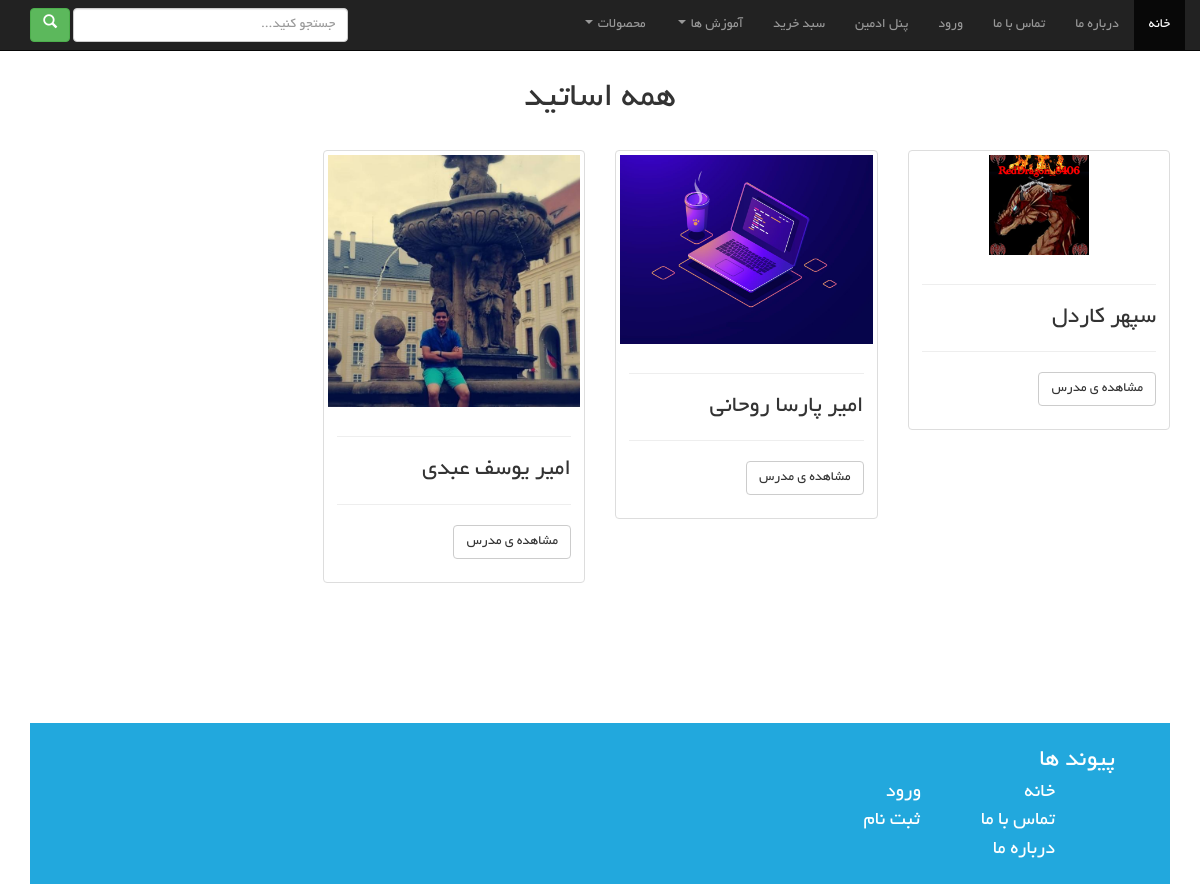
The app's page /masters (signed in) with its own data.
### masters/models.py (models this page shows, shortened)
class Master(models.Model):
    title = models.CharField(max_length=30)
    description = models.TextField()
    image = models.ImageField(upload_to='masters/',null=True,blank=True)

### masters/views.py (the view)
# urls.py: path('masters', master_list_view),
def master_list_view(request):
    products = Master.objects.all()
    title = "اساتید"
    context = {
        "object_list": products,
        "title": title,
    }
    return render(request, "masters/masters_list.html", context)

### masters/templates/masters/masters_list.html (shortened to what this page needs)
{% load static %}
<!DOCTYPE html>
<html lang="en">
<head>
    <link rel="stylesheet" href="https://maxcdn.bootstrapcdn.com/bootstrap/3.3.7/css/bootstrap.min.css">
    <link rel="stylesheet" href="https://cdnjs.cloudflare.com/ajax/libs/font-awesome/4.7.0/css/font-awesome.min.css">
    <link rel="stylesheet" href="{% static "css/boot/bootstrap-rtl.css" %}">
    <link rel="stylesheet" href="{% static "css/main-css.css" %}">
</head>
<body>
<div class="container">
    <div id="header" class="col-lg-12">
        <nav class="navbar navbar-inverse navbar-fixed-top">
            <div class="container-fluid">
                <div class="collapse navbar-collapse" id="bs-example-navbar-collapse-1">
                    <ul class="nav navbar-nav">
                        <li class="active"><a href="/">خانه <span class="sr-only">(current)</span></a></li>
                        <li><a href="/about-us">درباره ما</a></li>
                        <li><a href="/contact-us">تماس با ما</a></li>
                        <li><a href="/login">ورود</a></li>
                        {% if request.user.is_superuser %}
                            <li><a href="/admin/">پنل ادمین</a></li>
                        {% endif %}
                        {% if request.user.is_authenticated %}
                            <li><a href="/cart">سبد خرید</a></li>
                        {% endif %}
                        <li class="dropdown">
                            <a href="#" class="dropdown-toggle" data-toggle="dropdown" role="button"
                               aria-haspopup="true" aria-expanded="false">آموزش ها <span class="caret"></span></a>
                        </li>
                    </ul>
                    <ul class="nav navbar-nav navbar-right">
                        <li class="dropdown">
                            <a href="#" class="dropdown-toggle" data-toggle="dropdown" role="button"
                               aria-haspopup="true" aria-expanded="false">محصولات <span class="caret"></span></a>
                        </li>
                    </ul>
                    <form class="navbar-form navbar-left" method="GET" action="/search">
                        <div class="form-group">
                            <input type="text" name="searching" class="form-control search-bar" style="width: 275px"
                                   placeholder="جستجو کنید...">
                            <button class="btn btn-success" type="submit"><i class="glyphicon glyphicon-search "></i>
                            </button>
                        </div>
                    </form>
                </div>
            </div>
        </nav>
    </div>
    <br><br><br>
    <h1 class="text-center">همه اساتید</h1>
    <br>
    <div class="row">
        {% for master in object_list %}
            <div class="col-lg-3 col-md-4 col-sm-6 col-xs-12">
                <div class="thumbnail">
                    <img src="{{ master.image.url }}" alt="{{ master.title }}">
                    <div class="caption">
                        <hr>
                        <h3>{{ master.title }}</h3>
                        <hr>
                        <p><a href="/masters/{{ master.id }}" class="btn btn-default"
                           role="button">مشاهده ی مدرس</a></p>
                    </div>
                </div>
            </div>
        {% endfor %}
    </div>
    <br><br><br><br><br><br>
    <div id="footer" class="col-lg-12 Footer">
        <br>
        <div align="right">
            <span align="right" class="Footer-H">پیوند ها</span>
            <br>
            <a href="/"><span align="right" class="Footer-link">خانه</span></a>
            <a href="/login"><span class="Footer-link">ورود</span></a>
            <br>
            <a href="/contact_us"><span class="Footer-link">تماس با ما</span></a>
            <a href="/register"><span class="Footer-link-1">ثبت نام</span></a>
            <br>
            <a href="/about-us"><span class="Footer-link">درباره ما</span></a>
            <br>
        </div>
        <br>
    </div>
</div>
</body>
</html>

### assets/css/main-css.css (style rules this page uses)
nav { background-color: rgb(26, 106, 211); }
.search-bar { width: 400px; font-family: yekan; }
.thumbnail { height: 125%; }
.Footer { background-color: rgb(34, 168, 221); width: 100%; }
.Footer-H { font-family: yekan; color: white; text-align: right; margin-right: 40px; font-size: 25px; }
.Footer-link { font-family: yekan; color: white; text-align: right; margin-right: 100px; font-size: 20px; }
.Footer-link-1 { font-family: yekan; color: white; text-align: right; margin-right: 57.5px; font-size: 20px; }

### records on screen
Master: image (picture), title "سپهر کاردل"
Master: image (picture), title "امیر پارسا روحانی"
Master: image (picture), title "امیر یوسف عبدی"
